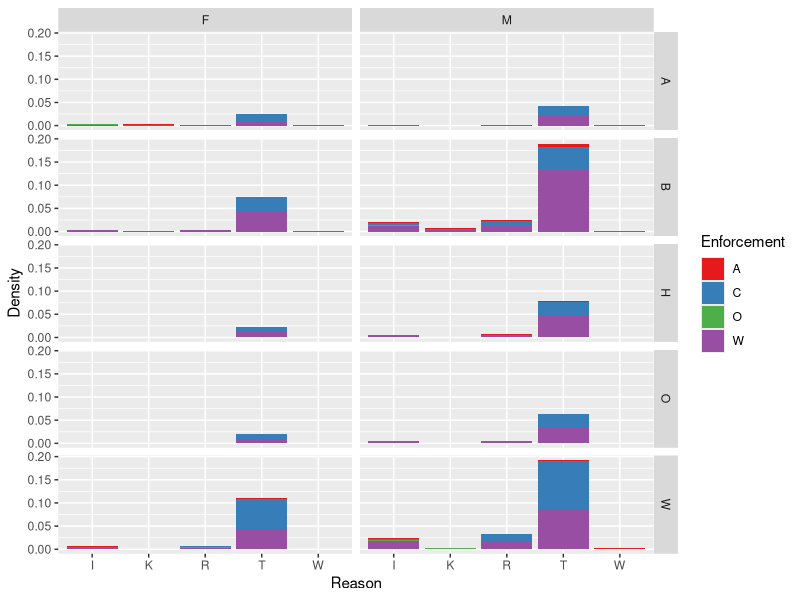

This chart was generated by the following R code:
## ---- chunk 1
knitr::opts_chunk$set(echo = TRUE)
## ---- chunk 2
library(readr)
library(ggplot2)
library(dplyr)
library(lubridate)

# Read data
stop_by <- read_csv("cleaned_stop_data.csv")

stop_by$Call.Date.Time <- mdy_hm(stop_by$Call.Date.Time)
stop_by$AgeRange <- as.factor(stop_by$AgeRange)

stop_by <- stop_by %>%
  mutate(hour = hour(Call.Date.Time))

#Remove input "E" from the R column

stop_race <- ggplot(stop_by, aes(x = Reason, fill = Enforcement)) + 
  geom_bar(aes(y = ..count../sum(..count..))) + 
  labs(y = "Density") +
  facet_wrap(~Race)

stop_race <- ggplot(stop_by, aes(x = Reason, fill = Enforcement)) + 
  geom_bar(aes(y = ..count../sum(..count..))) + 
  labs(y = "Density") +
  scale_fill_brewer(palette = "Set1") +
  facet_grid(Race~Gender)

stop_race

View(stop_by)
